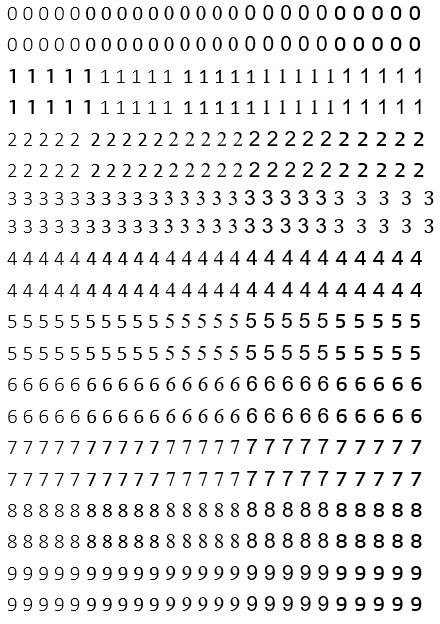
#> input picture knn/training data/training data set.jpg, 440 x 624 px
$ python GenData.py
#> lines starting #> are read from the running program, lines starting #| are printed output that depends on the picture; after the words box and inside, x2 and y2 are one past the last pixel; in counts of white or black regions, pixels touching at a corner belong together
# GenData.py
"""Generates training data sets."""

import sys
import os
import numpy as np
import cv2

# module level variables ##########################################################################
MIN_CONTOUR_AREA = 20

RESIZED_IMAGE_WIDTH = 20
RESIZED_IMAGE_HEIGHT = 30

###################################################################################################


def main():
    """Read training image, process it
     and generate a generate two data sets of:
     labels (classifications) and features (flattened images)."""

    # pylint: disable-msg=too-many-locals

    # read in training numbers image
    imgTrainingNumbers = cv2.imread("./training data/training data set.jpg")
#> imgTrainingNumbers is the input picture: shape (624, 440, 3); min 0, max 255, mean 232.4

    if imgTrainingNumbers is None:                          # if image was not read successfully
        # print error message to std out
        print("error: image not read from file \n\n")
        # pause so user can see error message
        os.system("pause")
        # and exit function (which exits program)
        return
    # end if

    # get grayscale image
    imgGray = cv2.cvtColor(imgTrainingNumbers, cv2.COLOR_BGR2GRAY)
    imgBlurred = cv2.GaussianBlur(
        imgGray, (5, 5), 0)                        # blur
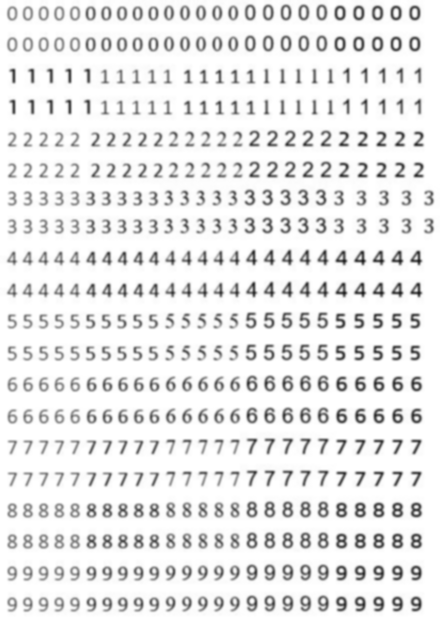
#> imgBlurred: shape (624, 440); min 38, max 255, mean 232.4

    # filter image from grayscale to black and white
    imgThresh = cv2.adaptiveThreshold(
        # input image
        imgBlurred,
        # make pixels that pass the threshold full white
        255,
        # use gaussian rather than mean, seems to give better results
        cv2.ADAPTIVE_THRESH_GAUSSIAN_C,
        # invert so foreground will be white, background will be black
        cv2.THRESH_BINARY_INV,
        # size of a pixel neighborhood used to calculate threshold value
        11,
        # constant subtracted from the mean or weighted mean
        2)
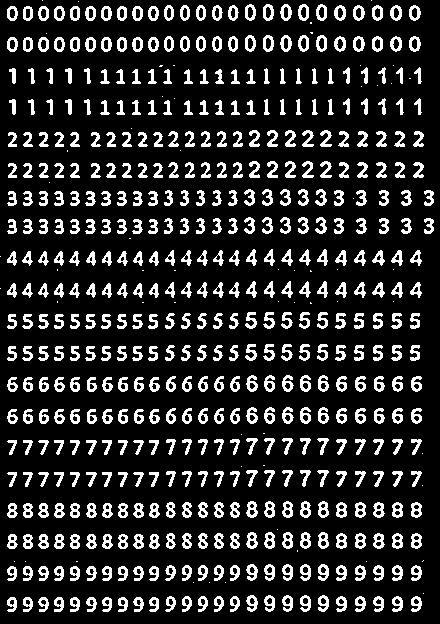
#> imgThresh: shape (624, 440); 16.6% white; 557 white regions (57 under 20 px)

    # show threshold image for reference
    cv2.imshow("imgThresh", imgThresh)

    # make a copy of the thresh image, this in necessary b/c findContours modifies the image
    imgThreshCopy = imgThresh.copy()

    # input image
    # make sure to use a copy
    # since the function will modify this image in the course of finding contours
    npaContours, _ = cv2.findContours(
        imgThreshCopy, cv2.RETR_EXTERNAL, cv2.CHAIN_APPROX_SIMPLE)
#> npaContours = 557 contours, 57 with area under 20; largest, box (x1, y1, x2, y2) and area: (263, 35, 274, 52) 136, (298, 4, 309, 21) 136, (263, 4, 274, 21) 136, (316, 35, 327, 52) 135, (280, 35, 292, 52) 134
    # retrieve the outermost contours only
    # compress horizontal, vertical, and diagonal segments and leave only their end points

    # declare empty numpy array, we will use this to write to file later
    # zero rows, enough cols to hold all image data
    npaFlattenedImages = np.empty(
        (0, RESIZED_IMAGE_WIDTH * RESIZED_IMAGE_HEIGHT))

    # declare empty classifications list
    # this will be our list of how we are classifying our chars from user input
    # we will write to file at the end
    intClassifications = []

    # possible chars we are interested in are digits 0 through 9, put these in list intValidChars
    intValidChars = [ord('0'), ord('1'), ord('2'), ord('3'), ord('4'),
                     ord('5'), ord('6'), ord('7'), ord('8'), ord('9')]

    for npaContour in npaContours:                          # for each contour
        # if contour is big enough to consider
        if cv2.contourArea(npaContour) > MIN_CONTOUR_AREA:
            [intX, intY, intW, intH] = cv2.boundingRect(
                npaContour)         # get and break out bounding rect

            # draw rectangle around each contour as we ask user for input
            cv2.rectangle(imgTrainingNumbers,           # draw rectangle on original training image
                          (intX, intY),                 # upper left corner
                          (intX+intW, intY+intH),        # lower right corner
                          (0, 0, 255),                  # red
                          2)                            # thickness

            # crop char out of threshold image
            imgROI = imgThresh[intY:intY+intH, intX:intX+intW]
            # resize image, this will be more consistent for recognition and storage
            imgROIResized = cv2.resize(
                imgROI, (RESIZED_IMAGE_WIDTH, RESIZED_IMAGE_HEIGHT))
            cv2.namedWindow('imgROIResized', cv2.WINDOW_NORMAL)
            cv2.namedWindow('training_numbers.png', cv2.WINDOW_NORMAL)
            cv2.namedWindow('imgROI', cv2.WINDOW_NORMAL)
            # show cropped out char for reference
            cv2.imshow("imgROI", imgROI)
            # show resized image for reference
            cv2.imshow("imgROIResized", imgROIResized)
            # show training numbers image, this will now have red rectangles drawn on it
            cv2.imshow("training_numbers.png", imgTrainingNumbers)

            intChar = cv2.waitKey(0)                     # get key press

            if intChar == 27:                   # if esc key was pressed
                sys.exit()                      # exit program
            # else if the char is in the list of chars we are looking for . . .
            elif intChar in intValidChars:

                # append classification char to integer list of chars
                # (we will convert to float later before writing to file)
                intClassifications.append(intChar)

                # flatten image to 1d numpy array so we can write to file later
                npaFlattenedImage = imgROIResized.reshape(
                    (1, RESIZED_IMAGE_WIDTH * RESIZED_IMAGE_HEIGHT)
                )
                # add current flattened impage numpy array to list of flattened image numpy arrays
                npaFlattenedImages = np.append(
                    npaFlattenedImages, npaFlattenedImage, 0)
#> this loop made 1 pass; (key Esc is pressed on pass 1)
#> (intX, intY, intW, intH) on pass 1: (149, 597, 10, 15)
#> pass 1, in main, `imgROIResized = cv2.resize( imgROI, (RESIZED_IMAGE_WIDTH, RESIZED_IMAG..`:
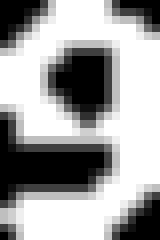
#> imgROIResized: shape (30, 20) (shown 8 times larger); min 0, max 255, mean 161.5
#> after the loop, intClassifications = []
            # end if
        # end if
    # end for

    # convert classifications list of ints to numpy array of floats
    fltClassifications = np.array(intClassifications, np.float32)

    # flatten numpy array of floats to 1d so we can write to file later
    npaClassifications = fltClassifications.reshape(
        (fltClassifications.size, 1))

    print("\n\ntraining complete !!\n")

    # write flattened images to file
    np.savetxt("./training data/classifications.txt", npaClassifications)
    np.savetxt("./training data/flattened_images.txt", npaFlattenedImages)

    cv2.destroyAllWindows()             # remove windows from memory

    return


###################################################################################################
if __name__ == "__main__":
    main()
#> (the program exits here)
